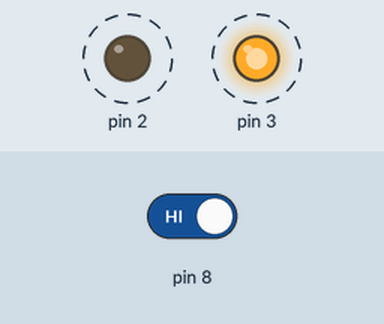
Recording of a sketch running on a simulated Arduino Uno, built with avr-gcc and run on an emulated ATmega328P. On the bench: output pins drawn as LEDs (lit = HIGH). Dashed ring = blinking. Inputs (shaded band) come from the test bench; at power-on: pin 8 HIGH.

Above: at 1.8 s.
1.9 s: pin 8 driven LOW
At 3.1 s:
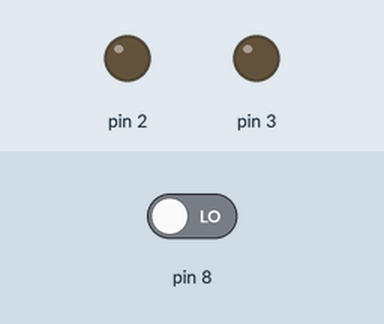
3.5 s: pin 8 driven HIGH
At 3.62 s:
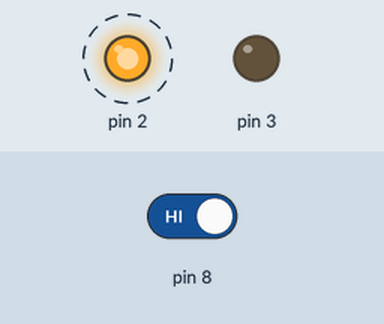
Timing chart, 0 to 12.5 s (numbered marks = the images above; inputs shaded):
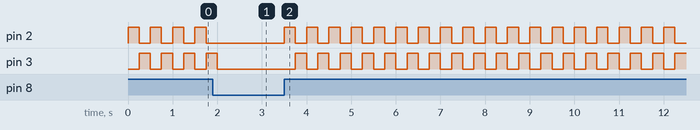

The sketch:

DailyBot_v.1.5.ino
```cpp
int switchState = 0;

void setup() {
  // put your setup code here, to run once:
  pinMode(2,OUTPUT);
  pinMode(3,OUTPUT);
  pinMode(8,INPUT);
}

void loop() {
  // put your main code here, to run repeatedly:

  //Check to se if there is any voltage on pin 2 with digital read, High = yes = switch (button) pressed, LOW = no = button not pressed.

  //Read pin 2
  switchState = digitalRead(8);


  //Check return value
  if(switchState == LOW){
    // the button is not pressed
    digitalWrite(2,LOW);
    digitalWrite(3,LOW);
  }
  else{ // the button is pressed
      digitalWrite(2,HIGH);  // green LED
      digitalWrite(3,LOW);  // red LED 1

      delay(250); // wait for a quarter second
      // toggle the leds
      digitalWrite(2,LOW);  // red LED 1
      digitalWrite(3,HIGH); // red LED 2
      delay(250); // wait for a quarter second
  }
}
```

Measured:
- after the input at 1.9 s, pin 2: stops changing and stays LOW; pin 3: goes on until 2.0 s, then stays LOW
- after the input at 3.5 s, pin 2: alternates HIGH for 0.25 s and LOW for 0.25 s, starting at once; pin 3: alternates HIGH for 0.25 s and LOW for 0.25 s, starting after 0.25 s
- by itself, pin 2, pin 3: alternates HIGH for 0.25 s and LOW for 0.25 s
